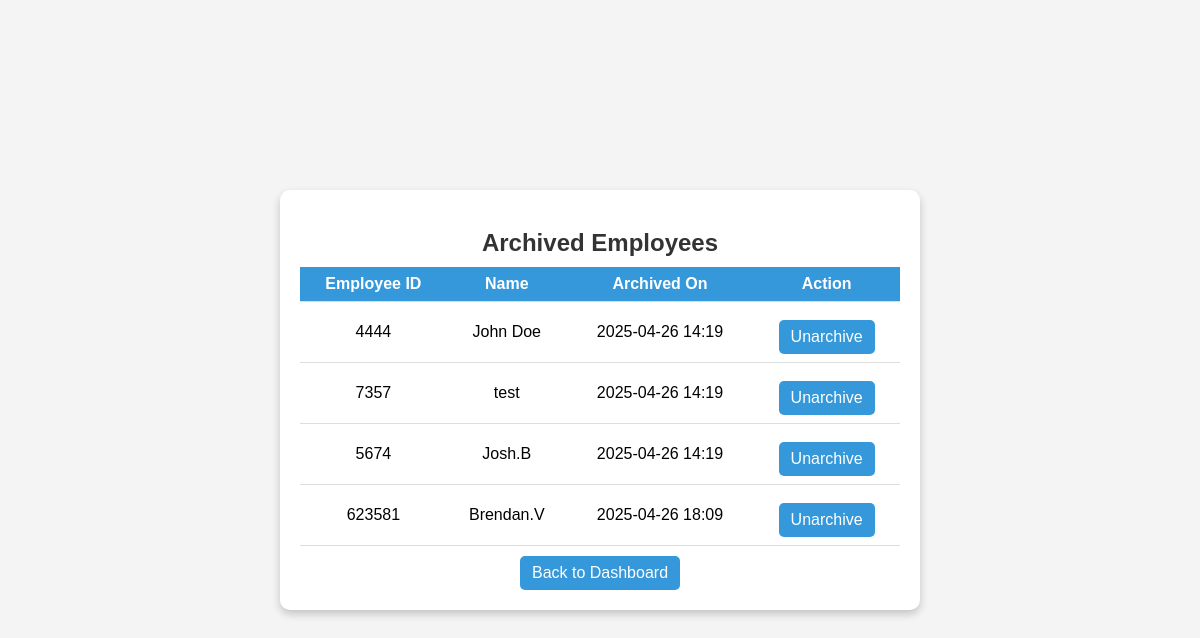
The app's page /archived/ with its own data.
### employees/models.py (models this page shows, shortened)
class Employee(AbstractBaseUser):
    employee_id = models.CharField(max_length=6, unique=True)
    name = models.CharField(max_length=100)
    passcode = models.CharField(max_length=6)
    department = models.ForeignKey(
        Department,
        on_delete=models.CASCADE,
        related_name='employees',
        null=False,
        default=""
    )
    is_manager = models.BooleanField(default=False)
    archived = models.BooleanField(default=False)
    archive_date = models.DateTimeField(null=True, blank=True)
    profile_picture = models.ImageField(
        upload_to='profile_pictures/',
        blank=True,
        null=True,
        default='profile_pictures/default.jpg'
    )
    objects = EmployeeManager()
    USERNAME_FIELD = 'employee_id'
    REQUIRED_FIELDS = ['name']

### employees/views.py (the view)
# urls.py: path('archived/', views.view_archived_employees, name='archived_employees'),
def view_archived_employees(request):
    archived_employees = Employee.objects.filter(archived=True)
    return render(request, 'archived_employees.html', {'archived_employees': archived_employees})

### employees/templates/employees/archived_employees.html (shortened to what this page needs)
<!DOCTYPE html>
<html lang="en">
<head>
    {% load static %}
</head>
<body>
    <div class="container">
        <h2>Archived Employees</h2>
        <table>
            <tr>
                <th>Employee ID</th>
                <th>Name</th>
                <th>Archived On</th>
                <th>Action</th>
            </tr>
            {% for employee in archived_employees %}
            <tr>
                <td>{{ employee.employee_id }}</td>
                <td>{{ employee.name }}</td>
                <td>{{ employee.archive_date|date:"Y-m-d H:i" }}</td>
                <td>
                    <a href="{% url 'unarchive_employee' employee.employee_id %}" class="back-btn">Unarchive</a>
                </td>
            </tr>
            {% empty %}
            <tr>
                <td colspan="3">No archived employees</td>
            </tr>
            {% endfor %}
        </table>
        <a href="{% url 'manager_dashboard' %}" class="back-btn">Back to Dashboard</a>
    </div>
</body>
</html>

### employees/templates/employees/archived_employees.html (style rules this page uses)
body { font-family: Arial, sans-serif; background-color: #f4f4f4; display: flex; justify-content: center; align-items: center; height: 100vh; margin: 0; }
.container { background: white; padding: 20px; border-radius: 10px; box-shadow: 0 4px 8px rgba(0, 0, 0, 0.2); text-align: center; width: 80%; max-width: 600px; }
h2 { margin-bottom: 10px; color: #333; }
table { width: 100%; border-collapse: collapse; margin-top: 10px; }
th, td { padding: 8px; border-bottom: 1px solid #ddd; text-align: center; }
th { background-color: #3498db; color: white; }
.back-btn { text-decoration: none; color: white; background-color: #3498db; padding: 8px 12px; border-radius: 5px; display: inline-block; margin-top: 10px; }

### records on screen
Employee: employee_id "4444", name "John Doe", archive_date "2025-04-26 14:19"
Employee: employee_id "7357", name "test", archive_date "2025-04-26 14:19"
Employee: employee_id "5674", name "Josh.B", archive_date "2025-04-26 14:19"
Employee: employee_id "623581", name "Brendan.V", archive_date "2025-04-26 18:09"
